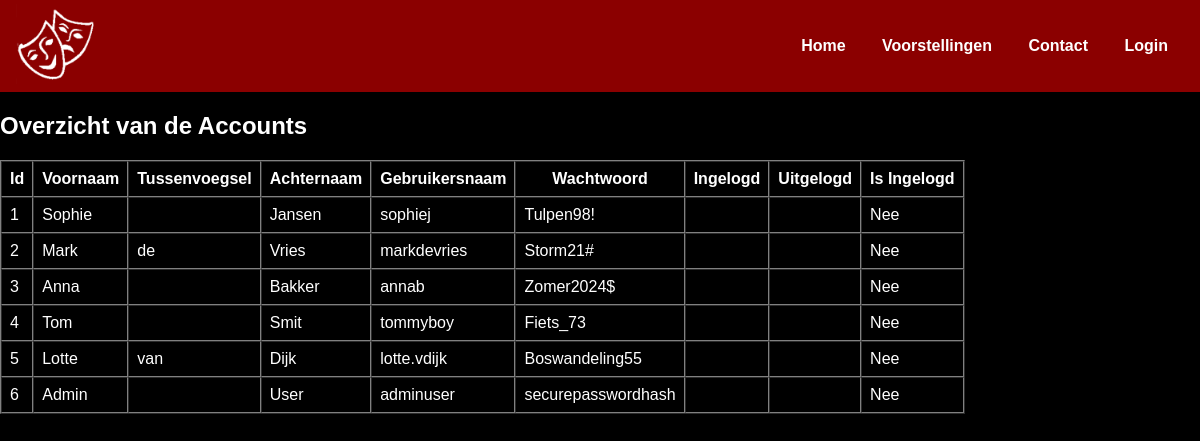
The page /account/accountOverzicht.php (signed in) on the database its author committed.
### tables this page shows
CREATE TABLE Gebruiker (
    Id INT NOT NULL AUTO_INCREMENT,
    Voornaam VARCHAR(50) NOT NULL,
    Tussenvoegsel VARCHAR(10),
    Achternaam VARCHAR(50) NOT NULL,
    Gebruikersnaam VARCHAR(100) NOT NULL,
    Wachtwoord VARCHAR(255) NOT NULL,
    IsIngelogd BIT NOT NULL DEFAULT 0,
    Ingelogd BIT,
    Uitgelogd DATETIME,
    Isactief BIT NOT NULL DEFAULT 1,
    Opmerking VARCHAR(250),
    Datumaangemaakt DATETIME(6) NOT NULL,
    Datumgewijzigd DATETIME(6) NOT NULL,
    PRIMARY KEY (Id)
);

### account/accountOverzicht.php (the view, shortened to what this page needs)
<?php
require_once __DIR__ . '/../DB/config.php';
try {
    $pdo = new PDO("mysql:host=$dbHost;dbname=$dbName;charset=utf8mb4", $dbUser, $dbPass);
    $pdo->setAttribute(PDO::ATTR_ERRMODE, PDO::ERRMODE_EXCEPTION);
    $stmt = $pdo->query("SELECT * FROM Gebruiker");
    $gebruikers = $stmt->fetchAll(PDO::FETCH_ASSOC);
} catch (PDOException $e) {
    die("Databasefout: " . $e->getMessage());
}
?>
<!DOCTYPE html>
<html lang="nl">
<head>
    <link rel="stylesheet" href="style.css">
</head>
<body>
<nav>
    <div class="logo"> <img src="/Images/Theater-logo.png" id="LOGO"></div>
    <div>
      <a href="../index.html">Home</a>
      <a href="">Voorstellingen</a>
      <a href="">Contact</a>
      <a href="../account2/login/login.php">Login</a>
    </div>
</nav>
<h2>Overzicht van de Accounts</h2>
<table border="1" cellpadding="8" cellspacing="0">
    <tr>
        <th>Id</th>
        <th>Voornaam</th>
        <th>Tussenvoegsel</th>
        <th>Achternaam</th>
        <th>Gebruikersnaam</th>
        <th>Wachtwoord</th>
        <th>Ingelogd</th>
        <th>Uitgelogd</th>
        <th>Is Ingelogd</th>
    </tr>
    <?php foreach ($gebruikers as $rij): ?>
    <tr>
        <td><?= htmlspecialchars($rij['Id'] ?? '') ?></td>
        <td><?= htmlspecialchars($rij['Voornaam'] ?? '') ?></td>
        <td><?= htmlspecialchars($rij['Tussenvoegsel'] ?? '') ?></td>
        <td><?= htmlspecialchars($rij['Achternaam'] ?? '') ?></td>
        <td><?= htmlspecialchars($rij['Gebruikersnaam'] ?? '') ?></td>
        <td><?= htmlspecialchars($rij['Wachtwoord'] ?? '') ?></td>
        <td><?= isset($rij['Ingelogd']) && $rij['Ingelogd'] ? $rij['Ingelogd'] : '' ?></td>
        <td><?= htmlspecialchars($rij['Uitgelogd'] ?? '') ?></td>
        <td><?= isset($rij['IsIngelogd']) && $rij['IsIngelogd'] ? 'Ja' : 'Nee' ?></td>
    </tr>
    <?php endforeach; ?>
</table>
</body>
</html>

### account/style.css (style rules this page uses)
body { margin: 0; font-family: Arial, sans-serif; background-color: #000; color: #fff; }
nav { background-color: #8B0000; padding: 1rem; height: 60px; display: flex; justify-content: space-between; align-items: center; overflow: hidden; }
nav a { color: white; text-decoration: none; margin: 0 1rem; font-weight: bold; }
#LOGO { position: relative; width: 80px; }

### rows shown on the page
gebruiker: Id "1", Voornaam "Sophie", Achternaam "Jansen", Gebruikersnaam "sophiej", Wachtwoord "Tulpen98!", IsIngelogd "Nee"
gebruiker: Id "2", Voornaam "Mark", Tussenvoegsel "de", Achternaam "Vries", Gebruikersnaam "markdevries", Wachtwoord "Storm21#", IsIngelogd "Nee"
gebruiker: Id "3", Voornaam "Anna", Achternaam "Bakker", Gebruikersnaam "annab", Wachtwoord "Zomer2024$", IsIngelogd "Nee"
gebruiker: Id "4", Voornaam "Tom", Achternaam "Smit", Gebruikersnaam "tommyboy", Wachtwoord "Fiets_73", IsIngelogd "Nee"
gebruiker: Id "5", Voornaam "Lotte", Tussenvoegsel "van", Achternaam "Dijk", Gebruikersnaam "lotte.vdijk", Wachtwoord "Boswandeling55", IsIngelogd "Nee"
gebruiker: Id "6", Voornaam "Admin", Achternaam "User", Gebruikersnaam "adminuser", Wachtwoord "securepasswordhash", IsIngelogd "Nee"
